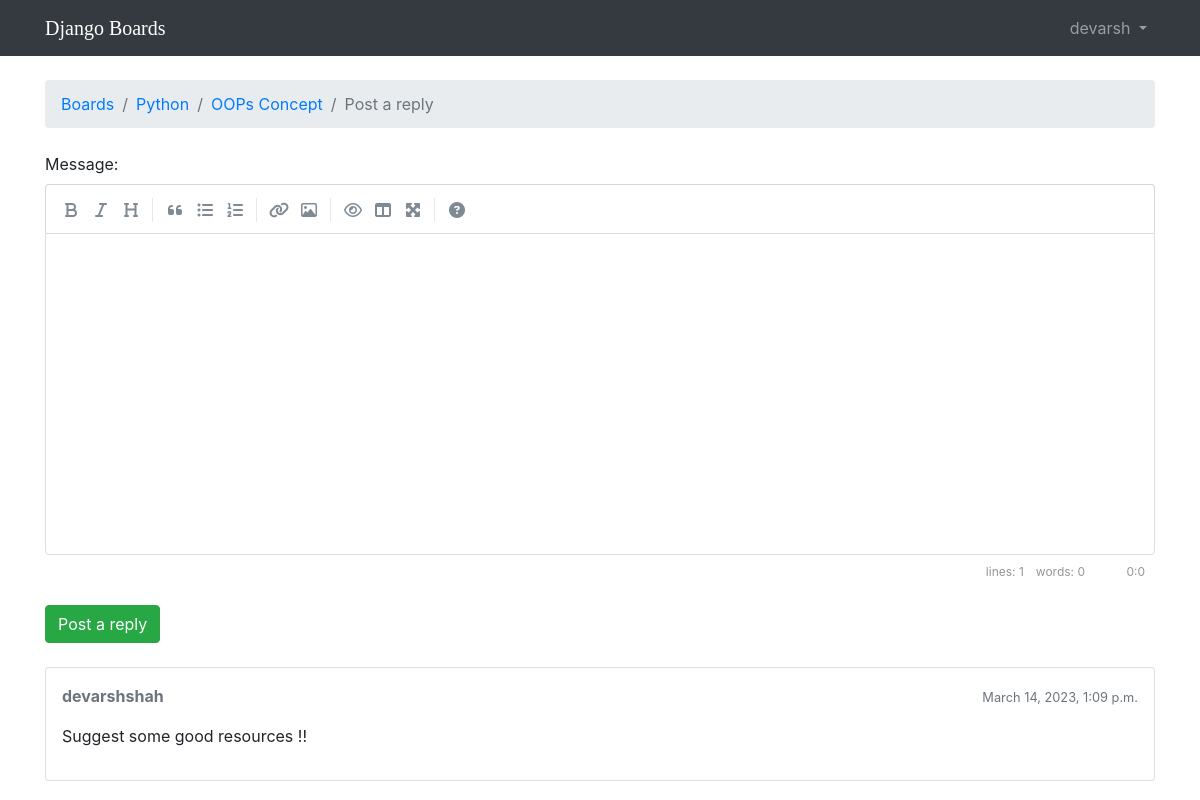
Before: /boards/2/topics/3/reply/ (signed in) with the older database file.
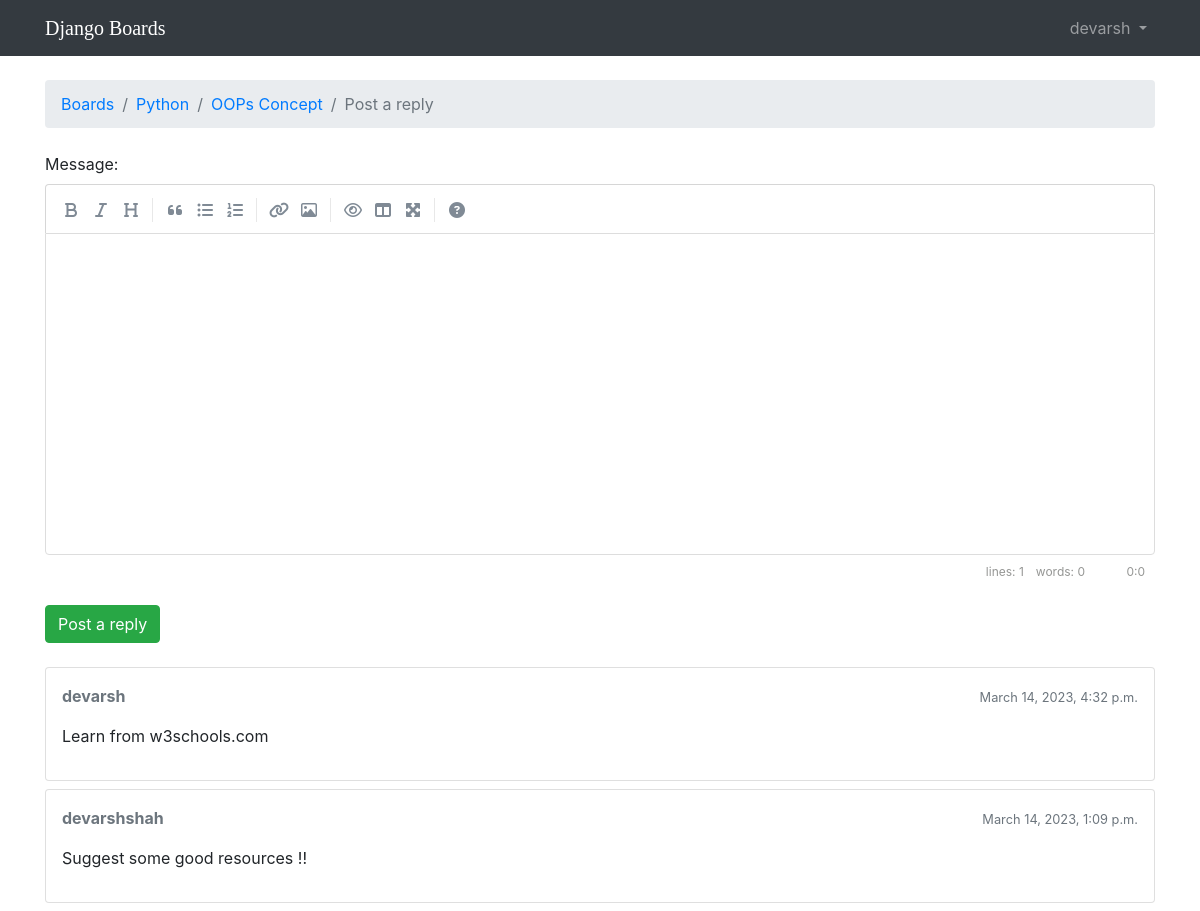
After: the same page with the newer database file.
### boards/models.py (models this page shows, shortened)
class Post(models.Model):
    message = models.TextField(max_length=4000)
    topic = models.ForeignKey(Topic, related_name='posts',on_delete=models.CASCADE)
    created_at = models.DateTimeField(auto_now_add=True)
    updated_at = models.DateTimeField(null=True)
    created_by = models.ForeignKey(User, related_name='posts',on_delete=models.CASCADE)
    updated_by = models.ForeignKey(User, null=True, related_name='+',on_delete=models.CASCADE)
    def get_message_as_markdown(self):
        return mark_safe(markdown(self.message, safe_mode='escape'))

### boards/views.py (the view)
# urls.py: path('boards/<int:pk>/topics/<int:topic_pk>/reply/', views.reply_topic, name='reply_topic'),
@login_required
def reply_topic(request, pk, topic_pk):
    topic = get_object_or_404(Topic, board__pk=pk, pk=topic_pk)
    if request.method == 'POST':
        form = PostForm(request.POST)
        if form.is_valid():
            post = form.save(commit=False)
            post.topic = topic
            post.created_by = request.user
            post.save()
            topic.last_updated = timezone.now()
            topic.save()
            topic_url = reverse('topic_posts', kwargs={'pk': pk, 'topic_pk': topic_pk})
            topic_post_url = '{url}?page={page}#{id}'.format(
                url=topic_url,
                id=post.pk,
                page=topic.get_page_count()
            )
            return redirect(topic_post_url)
    else:
        form = PostForm()
    return render(request, 'reply_topic.html', {'topic': topic, 'form': form})

### boards/models.py (called while the page is built)
    def get_last_ten_posts(self):
        return self.posts.order_by('-created_at')[:10]

### boards/templatetags/form_tags.py (called while the page is built)
@register.filter
def input_class(bound_field):
    css_class = ''
    if bound_field.form.is_bound:
        if bound_field.errors:
            css_class = 'is-invalid'
        elif field_type(bound_field) != 'PasswordInput':
            css_class = 'is-valid'
    return 'form-control {}'.format(css_class)

### templates/reply_topic.html (shortened to what this page needs)
{% extends 'base.html' %}
{% load static %}
{% block stylesheet %}
  <link rel="stylesheet" href="{% static 'css/simplemde.min.css' %}">
{% endblock %}
{% block breadcrumb %}
  <li class="breadcrumb-item"><a href="{% url 'home' %}">Boards</a></li>
  <li class="breadcrumb-item"><a href="{% url 'board_topics' topic.board.pk %}">{{ topic.board.name }}</a></li>
  <li class="breadcrumb-item"><a href="{% url 'topic_posts' topic.board.pk topic.pk %}">{{ topic.subject }}</a></li>
  <li class="breadcrumb-item active">Post a reply</li>
{% endblock %}
{% block content %}
  <form method="post" class="mb-4" novalidate>
    {% include 'includes/form.html' %}
    <button type="submit" class="btn btn-success">Post a reply</button>
  </form>
  {% for post in topic.get_last_ten_posts %}
    <div class="card mb-2">
      <div class="card-body p-3">
        <div class="row mb-3">
          <div class="col-6">
            <strong class="text-muted">{{ post.created_by.username }}</strong>
          </div>
          <div class="col-6 text-right">
            <small class="text-muted">{{ post.created_at }}</small>
          </div>
        </div>
        {{ post.get_message_as_markdown }}
      </div>
    </div>
  {% endfor %}
{% endblock %}

Changed rows visible on the page:
added Post: created_by.username "devarsh", created_at "March 14, 2023, 4:32 p.m.", get_message_as_markdown "Learn from w3schools.com"
